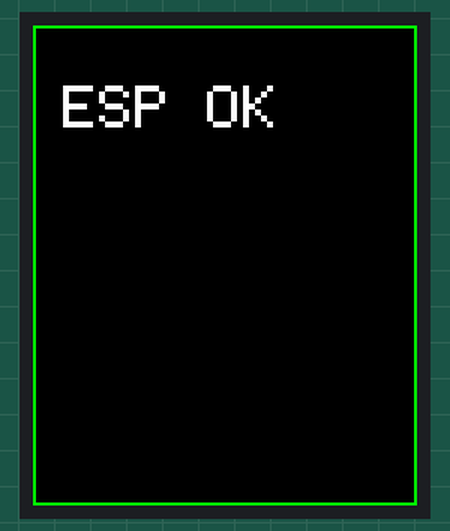
The sketch below on a simulated ESP32. Shown: 128×160 colour display.

Above: at 0.2 s.

The sketch:

TFT_1.8_SPI_esp32.ino
```cpp
#include <SPI.h>
#include <Adafruit_GFX.h>
#include <Adafruit_ST7735.h>

// ====== ESP32 Pins (VSPI) ======
#define TFT_CS   5
#define TFT_DC   2
#define TFT_RST  15

#define TFT_SCLK 18
#define TFT_MOSI 23


Adafruit_ST7735 tft = Adafruit_ST7735(TFT_CS, TFT_DC, TFT_RST);


void setup() {
  Serial.begin(115200);

  // PWM backlight

      // max brightness

  // SPI init (explicit pins)
  SPI.begin(TFT_SCLK, -1, TFT_MOSI, TFT_CS);

  // ---- Display init: try these one by one if mirrored/offset ----
  // Most common for 1.8" 128x160:
  tft.initR(INITR_BLACKTAB);

  // If mirrored or shifted, comment the above and try:
  // tft.initR(INITR_GREENTAB);
  // tft.initR(INITR_REDTAB);
  // tft.initR(INITR_MINI160x80); // only if you actually have 160x80

  tft.setRotation(0); // try 0,1,2,3 to fix mirror/orientation

  tft.fillScreen(ST77XX_BLACK);
  tft.setTextWrap(false);
  tft.setTextColor(ST77XX_WHITE);
  tft.setTextSize(2);

  tft.setCursor(10, 20);
  tft.print("ESP OK");

  tft.drawRect(0, 0, 128, 160, ST77XX_GREEN);
}

void loop() {
  // demo: pulse brightness
  // for (int b = 30; b <= 255; b += 5) { setBacklight(b); delay(10); }
  // for (int b = 255; b >= 30; b -= 5) { setBacklight(b); delay(10); }
}
```
